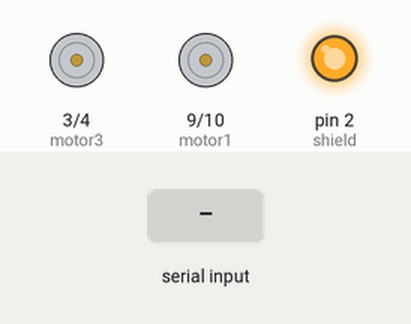
Simulated run of this sketch. Board: Arduino Uno, built with avr-gcc and run on an emulated ATmega328P. On the bench: motor-driver pin pairs drawn as motors (green arrow = first pin HIGH = forward, orange = second pin HIGH = backward, longer = more drive), output pins drawn as LEDs (lit = HIGH). The inputs (shaded band) are chosen by the test bench. What the sketch prints to the serial monitor is not drawn.

Above: at 1.2 s.
1.3 s: "f\n" received over Serial
At 2.5 s:
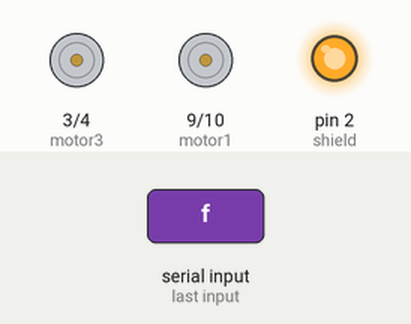
2.8 s: byte 98 ('b') received over Serial
At 4.0 s:
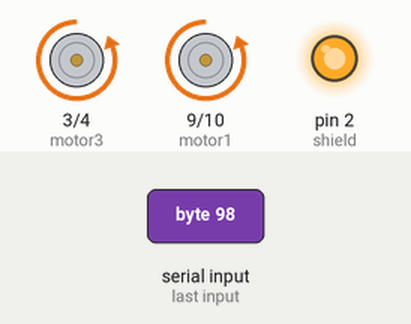
4.3 s: byte 108 ('l') received over Serial
At 4.9 s:
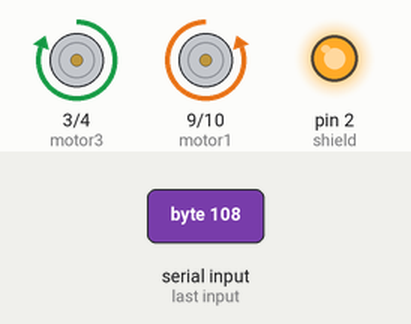
5.8 s: byte 114 ('r') received over Serial
At 6.9 s:
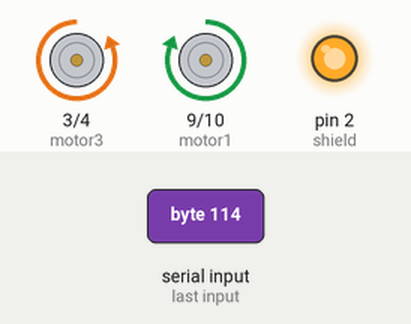
7.3 s: byte 115 ('s') received over Serial
At 8.5 s:
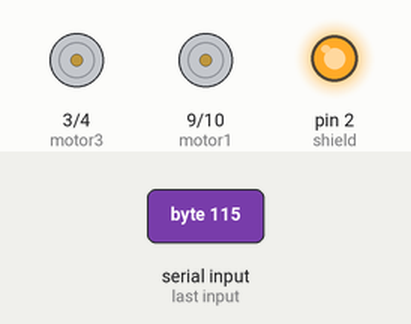
Timing chart, 0 to 9.8 s (numbered marks = the images above; inputs shaded):
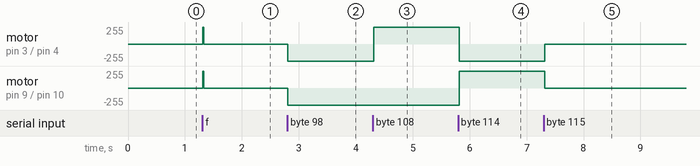

Measured:
- after the input at 1.3 s, motor on pin 3 (motor3) / pin 4 (motor4), motor on pin 9 (motor1) / pin 10 (motor2): stopped → forward 255/255 at once, → stopped 0.02 s later
- after the input at 2.8 s, motor on pin 3 (motor3) / pin 4 (motor4), motor on pin 9 (motor1) / pin 10 (motor2): stopped → backward 255/255 at once
- after the input at 4.3 s, motor on pin 3 (motor3) / pin 4 (motor4): backward 255/255 → forward 255/255 at once
- after the input at 5.8 s, motor on pin 3 (motor3) / pin 4 (motor4): forward 255/255 → backward 255/255 at once; motor on pin 9 (motor1) / pin 10 (motor2): backward 255/255 → forward 255/255 at once
- after the input at 7.3 s, motor on pin 3 (motor3) / pin 4 (motor4): backward 255/255 → stopped at once; motor on pin 9 (motor1) / pin 10 (motor2): forward 255/255 → stopped at once

The sketch:

B_receive.ino
```cpp
#include <SoftwareSerial.h>

int motor1 = 9;
int motor2 = 10;
int motor3 = 3;
int motor4 = 4;
int shield = 2;
char a;

void setup() {
  Serial.begin(38400);

  Serial.println("Motor test!");
  pinMode(motor1,OUTPUT);
  pinMode(motor2,OUTPUT);
  pinMode(motor3,OUTPUT);
  pinMode(motor4,OUTPUT);
  pinMode(shield,OUTPUT);
  digitalWrite(shield,HIGH);
  }


void loop() {
  digitalWrite(motor1,LOW);
  digitalWrite(motor2,LOW);
  digitalWrite(motor3,LOW);
  digitalWrite(motor4,LOW);

 if(Serial.available() > 0)
 {
  Serial.print("Conn");
  a = Serial.read();
 }
    Serial.print("\n");
    Serial.print("LOOk At ThIs --->");
    Serial.println(a);
    if(a == 'f'){
      Serial.println("forward");
      digitalWrite(motor1,HIGH);
      digitalWrite(motor2,LOW);
      digitalWrite(motor3,HIGH);
      digitalWrite(motor4,LOW);
    }
    if(a == 'b'){
      Serial.println("backward");
      digitalWrite(motor1,LOW);
      digitalWrite(motor2,HIGH);
      digitalWrite(motor3,LOW);
      digitalWrite(motor4,HIGH);
    }
    if(a == 'l'){
      Serial.println("left");
      digitalWrite(motor1,LOW);
      digitalWrite(motor2,HIGH);
      digitalWrite(motor3,HIGH);
      digitalWrite(motor4,LOW);
    }
    if( a == 'r'){
      Serial.println("right");
      digitalWrite(motor1,HIGH);
      digitalWrite(motor2,LOW);
      digitalWrite(motor3,LOW);
      digitalWrite(motor4,HIGH);
    }
    if(a == 's'){
      Serial.println("stay");
      digitalWrite(motor1,LOW);
      digitalWrite(motor2,LOW);
      digitalWrite(motor3,LOW);
      digitalWrite(motor4,LOW);
    }
    delay(20);
}
```
